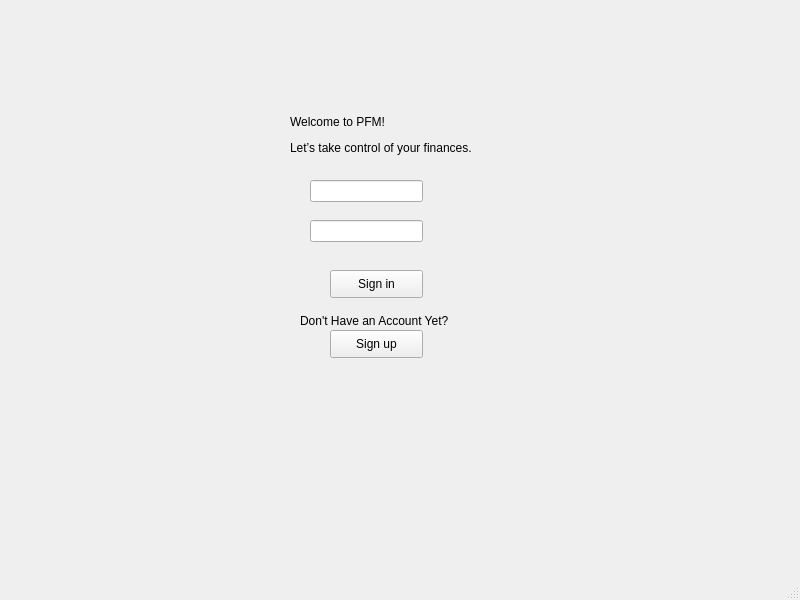
<?xml version="1.0" encoding="UTF-8"?>
<ui version="4.0">
 <class>MainWindow</class>
 <widget class="QMainWindow" name="MainWindow">
  <property name="geometry">
   <rect>
    <x>0</x>
    <y>0</y>
    <width>800</width>
    <height>600</height>
   </rect>
  </property>
  <property name="windowTitle">
   <string>MainWindow</string>
  </property>
  <widget class="QWidget" name="centralwidget">
   <widget class="QPushButton" name="pushButton">
    <property name="geometry">
     <rect>
      <x>330</x>
      <y>270</y>
      <width>93</width>
      <height>28</height>
     </rect>
    </property>
    <property name="autoFillBackground">
     <bool>false</bool>
    </property>
    <property name="text">
     <string>Sign in</string>
    </property>
   </widget>
   <widget class="QPushButton" name="pushButton_2">
    <property name="geometry">
     <rect>
      <x>330</x>
      <y>330</y>
      <width>93</width>
      <height>28</height>
     </rect>
    </property>
    <property name="text">
     <string>Sign up</string>
    </property>
   </widget>
   <widget class="QLineEdit" name="lineEdit">
    <property name="geometry">
     <rect>
      <x>310</x>
      <y>180</y>
      <width>113</width>
      <height>22</height>
     </rect>
    </property>
   </widget>
   <widget class="QLineEdit" name="lineEdit_2">
    <property name="geometry">
     <rect>
      <x>310</x>
      <y>220</y>
      <width>113</width>
      <height>22</height>
     </rect>
    </property>
   </widget>
   <widget class="QLabel" name="label">
    <property name="geometry">
     <rect>
      <x>290</x>
      <y>110</y>
      <width>201</width>
      <height>51</height>
     </rect>
    </property>
    <property name="text">
     <string>&lt;html&gt;&lt;head/&gt;&lt;body&gt;&lt;p&gt;Welcome to PFM!&lt;/p&gt;&lt;p&gt;Let’s take control of your finances.&lt;/p&gt;&lt;/body&gt;&lt;/html&gt;</string>
    </property>
   </widget>
   <widget class="QLabel" name="label_2">
    <property name="geometry">
     <rect>
      <x>300</x>
      <y>310</y>
      <width>201</width>
      <height>21</height>
     </rect>
    </property>
    <property name="text">
     <string>Don't Have an Account Yet?</string>
    </property>
   </widget>
  </widget>
  <widget class="QMenuBar" name="menubar">
   <property name="geometry">
    <rect>
     <x>0</x>
     <y>0</y>
     <width>800</width>
     <height>26</height>
    </rect>
   </property>
  </widget>
  <widget class="QStatusBar" name="statusbar"/>
 </widget>
 <resources/>
 <connections/>
</ui>
